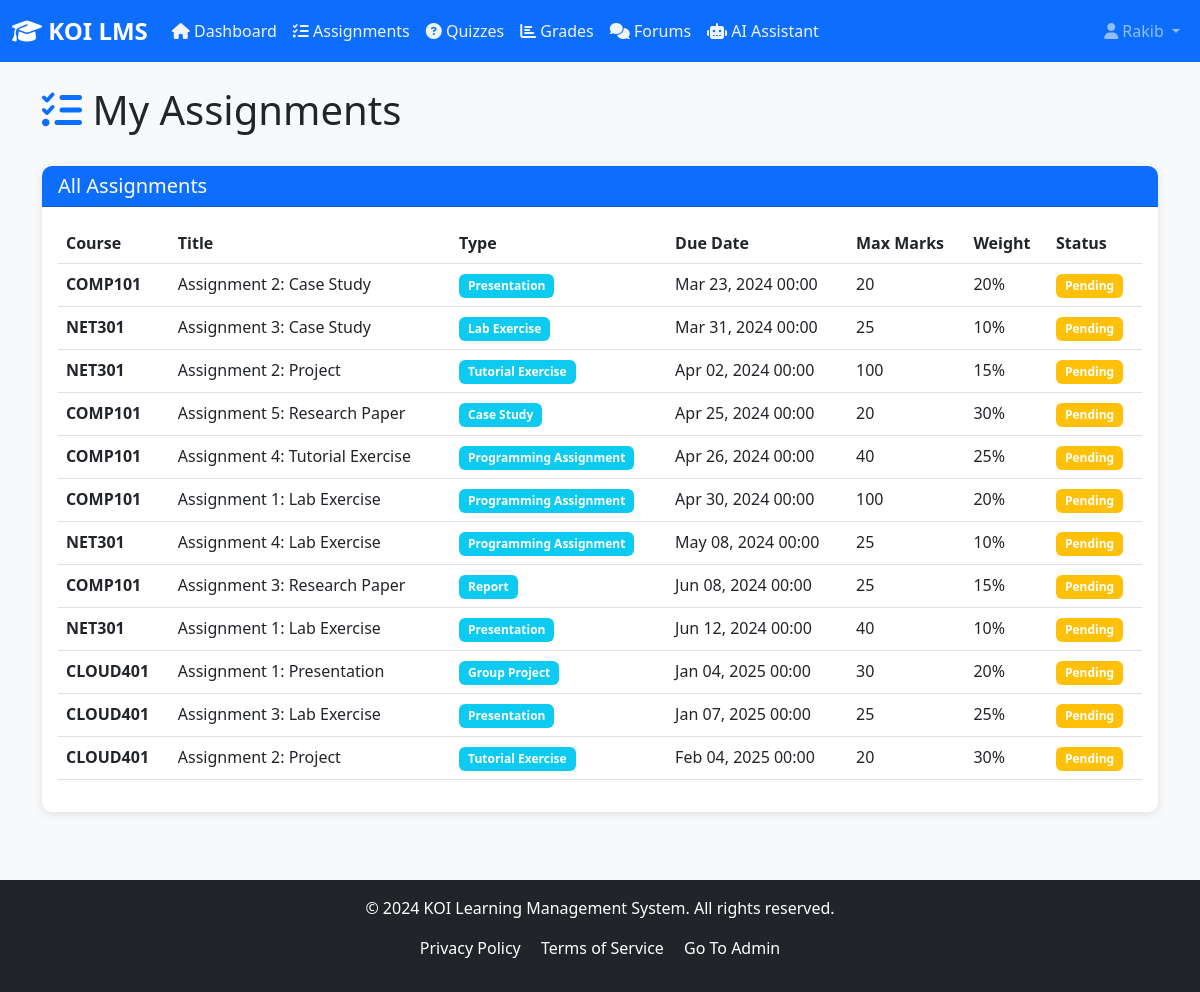
/assignments/ (signed in), run on the app's committed database.
### lms_core/models.py (models this page shows, shortened)
class Assignment(models.Model):
    assignment_id = models.CharField(max_length=50, unique=True)
    course = models.ForeignKey(Course, on_delete=models.CASCADE, related_name='assignments')
    title = models.CharField(max_length=200)
    assignment_type = models.CharField(max_length=50)
    description = models.TextField()
    max_marks = models.IntegerField()
    weight = models.IntegerField()
    due_date = models.DateTimeField()
    submission_type = models.CharField(max_length=50)
    allow_late = models.BooleanField(default=False)
    late_penalty = models.IntegerField(default=0)
    class Meta:
        ordering = ['due_date']

class Course(models.Model):
    course_id = models.CharField(max_length=50, unique=True)
    course_code = models.CharField(max_length=20)
    course_name = models.CharField(max_length=200)
    instructor = models.CharField(max_length=100)
    term = models.CharField(max_length=50)
    level = models.IntegerField()
    credits = models.IntegerField()
    department = models.CharField(max_length=50)
    max_students = models.IntegerField(default=50)
    enrolled_count = models.IntegerField(default=0)
    mode = models.CharField(max_length=20, default='On-campus')
    start_date = models.DateField()
    end_date = models.DateField()
    description = models.TextField()
    class Meta:
        ordering = ['course_code', 'term']

### lms_core/views.py (the view)
# urls.py: path('assignments/', views.assignments_view, name='assignments'),
@login_required
def assignments_view(request):
    try:
        student = request.user.student_profile
    except:
        messages.error(request, 'Student profile not found.')
        return redirect('dashboard')
    enrolled_courses = Course.objects.filter(
        enrollments__student=student,
        enrollments__status='Enrolled'
    )
    assignments = Assignment.objects.filter(
        course__in=enrolled_courses
    ).select_related('course').order_by('due_date')
    submitted_assignments = Grade.objects.filter(
        student=student,
        assessment_type='Assignment'
    ).values_list('assessment_id', flat=True)
    context = {
        'assignments': assignments,
        'submitted_assignments': submitted_assignments,
    }
    return render(request, 'lms_core/assignments.html', context)

### lms_core/templates/lms_core/assignments.html (shortened to what this page needs)
{% extends 'lms_core/base.html' %}
{% block content %}
<div class="row mb-4">
    <div class="col-12">
        <h1><i class="fas fa-tasks text-primary"></i> My Assignments</h1>
    </div>
</div>
<div class="row">
    <div class="col-12">
        <div class="card">
            <div class="card-header bg-primary text-white">
                <h5 class="mb-0">All Assignments</h5>
            </div>
            <div class="card-body">
                {% if assignments %}
                <div class="table-responsive">
                    <table class="table table-hover">
                        <thead>
                            <tr>
                                <th>Course</th>
                                <th>Title</th>
                                <th>Type</th>
                                <th>Due Date</th>
                                <th>Max Marks</th>
                                <th>Weight</th>
                                <th>Status</th>
                            </tr>
                        </thead>
                        <tbody>
                            {% for assignment in assignments %}
                            <tr>
                                <td><strong>{{ assignment.course.course_code }}</strong></td>
                                <td>{{ assignment.title }}</td>
                                <td><span class="badge bg-info">{{ assignment.assignment_type }}</span></td>
                                <td>{{ assignment.due_date|date:"M d, Y H:i" }}</td>
                                <td>{{ assignment.max_marks }}</td>
                                <td>{{ assignment.weight }}%</td>
                                <td>
                                    {% if assignment.assignment_id in submitted_assignments %}
                                    <span class="badge bg-success">Submitted</span>
                                    {% else %}
                                    <span class="badge bg-warning">Pending</span>
                                    {% endif %}
                                </td>
                            </tr>
                            {% endfor %}
                        </tbody>
                    </table>
                </div>
                {% else %}
                <p class="text-muted">No assignments available.</p>
                {% endif %}
            </div>
        </div>
    </div>
</div>
{% endblock %}

### lms_core/templates/lms_core/base.html (shortened to what this page needs)
<!DOCTYPE html>
<html lang="en">
<head>
    <link href="https://cdn.jsdelivr.net/npm/bootstrap@5.3.0/dist/css/bootstrap.min.css" rel="stylesheet">
    <link rel="stylesheet" href="https://cdnjs.cloudflare.com/ajax/libs/font-awesome/6.4.0/css/all.min.css">
    {% load static %}
    <link rel="stylesheet" href="{% static 'lms_core/css/style.css' %}">
</head>
<body>
    <nav class="navbar navbar-expand-lg navbar-dark bg-primary">
        <div class="container-fluid">
            <a class="navbar-brand" href="{% url 'dashboard' %}">
                <i class="fas fa-graduation-cap"></i> KOI LMS
            </a>
            <div class="collapse navbar-collapse" id="navbarNav">
                {% if user.is_authenticated %}
                <ul class="navbar-nav me-auto">
                    <li class="nav-item">
                        <a class="nav-link" href="{% url 'dashboard' %}" style="color: #f0f4f5;">
    <i class="fas fa-home"></i> Dashboard
</a>
                    </li>
                    <li class="nav-item">
                        <a class="nav-link" href="{% url 'assignments' %}" style="color: #f0f4f5;">
                            <i class="fas fa-tasks"></i> Assignments
                        </a>
                    </li>
                    <li class="nav-item">
                        <a class="nav-link" href="{% url 'quizzes' %}" style="color: #f0f4f5;">
                            <i class="fas fa-question-circle"></i> Quizzes
                        </a>
                    </li>
                    <li class="nav-item">
                        <a class="nav-link" href="{% url 'grades' %}" style="color: #f0f4f5;">
                            <i class="fas fa-chart-bar"></i> Grades
                        </a>
                    </li>
                    <li class="nav-item">
                        <a class="nav-link" href="{% url 'forums' %}" style="color: #f0f4f5;">
                            <i class="fas fa-comments"></i> Forums
                        </a>
                    </li>
                    <li class="nav-item">
                        <a class="nav-link" href="{% url 'ai_query' %}" style="color: #f0f4f5;">
                            <i class="fas fa-robot"></i> AI Assistant
                        </a>
                    </li>
                </ul>
                <ul class="navbar-nav">
                    <li class="nav-item dropdown">
                        <a class="nav-link dropdown-toggle" href="#" id="userDropdown" role="button" data-bs-toggle="dropdown">
                            <i class="fas fa-user"></i> {{ user.username }}
                        </a>
                    </li>
                </ul>
                {% endif %}
            </div>
        </div>
    </nav>
    <main class="container my-4">
        {% block content %}{% endblock %}
    </main>
    <footer class="bg-dark text-white text-center py-3 mt-5">
        <div class="container">
            <p>&copy; 2024 KOI Learning Management System. All rights reserved.</p>
            <p>
                <a href="#" class="text-white me-3">Privacy Policy</a>
                <a href="#" class="text-white me-3">Terms of Service</a>
                <a href="{% url 'teacher_signup' %}" class="text-white">Go To Admin</a>
            </p>
        </div>
    </footer>
    {% load static %}
</body>
</html>

### lms_core/static/lms_core/css/style.css (style rules this page uses)
:root { --primary-color: #0d6efd; --secondary-color: #6c757d; --success-color: #198754; --info-color: #0dcaf0; --warning-color: #ffc107; --danger-color: #dc3545; }
body { font-family: 'Segoe UI', Tahoma, Geneva, Verdana, sans-serif; background-color: #f8f9fa; }
.navbar-brand { font-weight: bold; font-size: 1.5rem; }
.card { border: none; border-radius: 10px; box-shadow: 0 2px 10px rgba(0,0,0,0.1); margin-bottom: 20px; }
.card-header { border-radius: 10px 10px 0 0 !important; font-weight: 600; }
.badge { padding: 0.5em 0.75em; }
.table { background-color: white; }
.table thead { background-color: #f8f9fa; }
footer { margin-top: 50px; }
footer a { text-decoration: none; }

### data on the page
Assignment: course.course_code "COMP101", title "Assignment 2: Case Study", assignment_type "Presentation", due_date "Mar 23, 2024 00:00", max_marks "20", weight "20", shows "Pending"
Assignment: course.course_code "NET301", title "Assignment 3: Case Study", assignment_type "Lab Exercise", due_date "Mar 31, 2024 00:00", max_marks "25", weight "10", shows "Pending"
Assignment: course.course_code "NET301", title "Assignment 2: Project", assignment_type "Tutorial Exercise", due_date "Apr 02, 2024 00:00", max_marks "100", weight "15", shows "Pending"
Assignment: course.course_code "COMP101", title "Assignment 5: Research Paper", assignment_type "Case Study", due_date "Apr 25, 2024 00:00", max_marks "20", weight "30", shows "Pending"
Assignment: course.course_code "COMP101", title "Assignment 4: Tutorial Exercise", assignment_type "Programming Assignment", due_date "Apr 26, 2024 00:00", max_marks "40", weight "25", shows "Pending"
Assignment: course.course_code "COMP101", title "Assignment 1: Lab Exercise", assignment_type "Programming Assignment", due_date "Apr 30, 2024 00:00", max_marks "100", weight "20", shows "Pending"
Assignment: course.course_code "NET301", title "Assignment 4: Lab Exercise", assignment_type "Programming Assignment", due_date "May 08, 2024 00:00", max_marks "25", weight "10", shows "Pending"
Assignment: course.course_code "COMP101", title "Assignment 3: Research Paper", assignment_type "Report", due_date "Jun 08, 2024 00:00", max_marks "25", weight "15", shows "Pending"
Assignment: course.course_code "NET301", title "Assignment 1: Lab Exercise", assignment_type "Presentation", due_date "Jun 12, 2024 00:00", max_marks "40", weight "10", shows "Pending"
Assignment: course.course_code "CLOUD401", title "Assignment 1: Presentation", assignment_type "Group Project", due_date "Jan 04, 2025 00:00", max_marks "30", weight "20", shows "Pending"
Assignment: course.course_code "CLOUD401", title "Assignment 3: Lab Exercise", assignment_type "Presentation", due_date "Jan 07, 2025 00:00", max_marks "25", weight "25", shows "Pending"
Assignment: course.course_code "CLOUD401", title "Assignment 2: Project", assignment_type "Tutorial Exercise", due_date "Feb 04, 2025 00:00", max_marks "20", weight "30", shows "Pending"

### other printed values
{{ user.username }} "Rakib"
